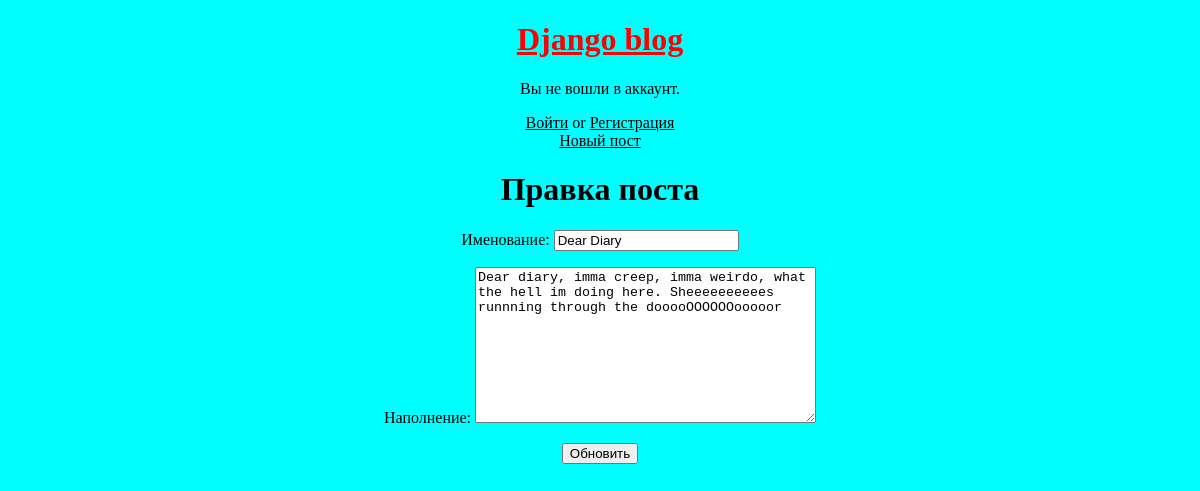
The app's page /post/1/edit/ with its own data.
### blogApp/models.py (models this page shows, shortened)
class Post(models.Model):
    title = models.CharField(max_length=200, verbose_name='Именование')
    email = models.EmailField(blank=True, verbose_name='Голубиная почта')
    author = models.ForeignKey('auth.User', on_delete=models.CASCADE, verbose_name='Творец')
    body = models.TextField(verbose_name='Наполнение')

### blogApp/views.py (the view)
# urls.py: path('post/<int:pk>/edit/', views.BlogUpdateView.as_view(), name='post_edit'),
class BlogUpdateView(UpdateView):
    model = Post
    fields = ['title', 'body']
    template_name = 'post_edit.html'

### templates/post_edit.html (shortened to what this page needs)
<!DOCTYPE html>
<html lang="ru">
<head>
</head>
<body>
  {% extends 'base.html' %}
  {% block content %}
    <h1>Правка поста</h1>
    <form action="" method="post">
        {{ form.as_p }}
        <input type="submit" value="Обновить"/>
      </form>
 {% endblock %}

### static/css/base.css (style rules this page uses)
body { background-color: cyan; margin: auto 0 auto 0; text-align: center; font-family: impact; }

### records on screen
Post: title "Dear Diary", body "Dear diary, imma creep, imma weirdo, what the hell im doing here. Sheeeeeeeeees runnning through the dooooOOOOOOooooor"
